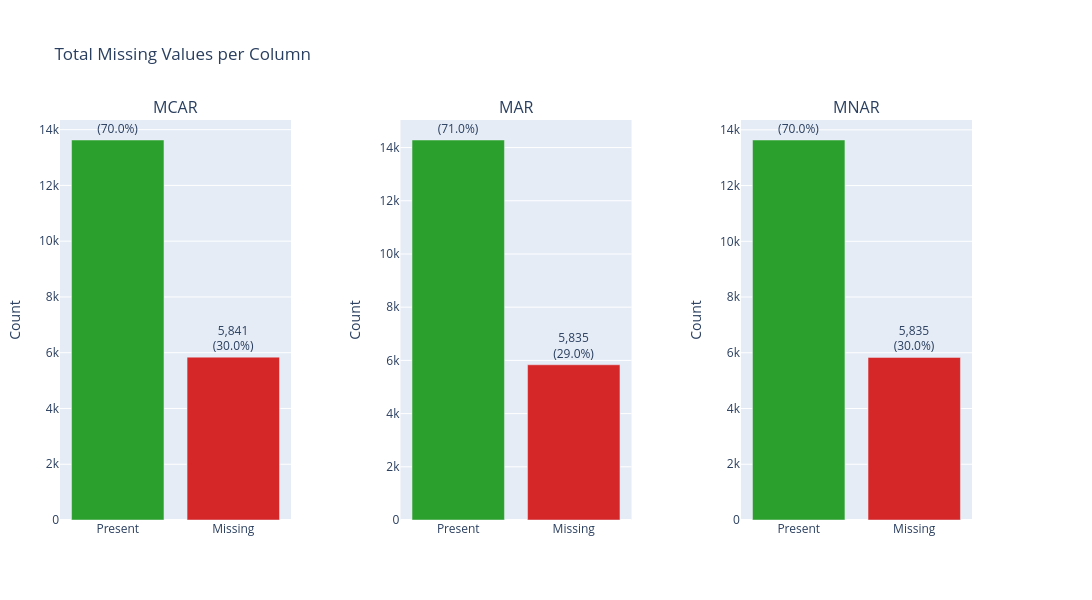

The notebook cell this image was saved under:
### Markdown cell above
## Exploratory Discovery

these first plots validate that each generator introduced missingness at the expected scale.

### Code cell
panel = Panel(
    plots=[
        md_mcar.totals(title="MCAR"),
        md_mar.totals(title="MAR"),
        md_mnar.totals(title="MNAR"),
    ],
    title="Total Missing Values per Column",
    width=1800,
    height=600,
)

panel.show()
panel.save(f'plots/multi/{panel._download_filename}.png')

### Figure 1 — Plotly figure (JSON) as saved in the notebook; plotly's stock layout.template omitted (floating-point values rounded to 4 significant figures)
{"data": [{"customdata": [70, 30], "hovertemplate": "<b>%{x}</b><br>Count: %{y:,}<br>Percent: %{customdata:.2f}%<extra></extra>", "marker": {"color": ["#2ca02c", "#d62728"]}, "showlegend": false, "text": ["13,629<br>(70.0%)", "5,841<br>(30.0%)"], "textposition": "outside", "type": "bar", "x": ["Present", "Missing"], "xaxis": "x", "y": [13629, 5841], "yaxis": "y"}, {"customdata": [71.0, 29.0], "hovertemplate": "<b>%{x}</b><br>Count: %{y:,}<br>Percent: %{customdata:.2f}%<extra></extra>", "marker": {"color": ["#2ca02c", "#d62728"]}, "showlegend": false, "text": ["14,284<br>(71.0%)", "5,835<br>(29.0%)"], "textposition": "outside", "type": "bar", "x": ["Present", "Missing"], "xaxis": "x2", "y": [14284, 5835], "yaxis": "y2"}, {"customdata": [70.03, 29.97], "hovertemplate": "<b>%{x}</b><br>Count: %{y:,}<br>Percent: %{customdata:.2f}%<extra></extra>", "marker": {"color": ["#2ca02c", "#d62728"]}, "showlegend": false, "text": ["13,635<br>(70.0%)", "5,835<br>(30.0%)"], "textposition": "outside", "type": "bar", "x": ["Present", "Missing"], "xaxis": "x3", "y": [13635, 5835], "yaxis": "y3"}], "layout": {"annotations": [{"font": {"size": 16}, "showarrow": false, "text": "MCAR", "x": 0.1267, "xanchor": "center", "xref": "paper", "y": 1, "yanchor": "bottom", "yref": "paper"}, {"font": {"size": 16}, "showarrow": false, "text": "MAR", "x": 0.5, "xanchor": "center", "xref": "paper", "y": 1, "yanchor": "bottom", "yref": "paper"}, {"font": {"size": 16}, "showarrow": false, "text": "MNAR", "x": 0.8733, "xanchor": "center", "xref": "paper", "y": 1, "yanchor": "bottom", "yref": "paper"}], "font": {}, "height": 600, "margin": {"b": 80, "l": 60, "r": 120, "t": 120}, "showlegend": false, "title": {"text": "Total Missing Values per Column"}, "width": 1800, "xaxis": {"anchor": "y", "domain": [0, 0.2533]}, "xaxis2": {"anchor": "y2", "domain": [0.3733, 0.6267]}, "xaxis3": {"anchor": "y3", "domain": [0.7467, 1]}, "yaxis": {"anchor": "x", "domain": [0, 1], "title": {"text": "Count"}}, "yaxis2": {"anchor": "x2", "domain": [0, 1], "title": {"text": "Count"}}, "yaxis3": {"anchor": "x3", "domain": [0, 1], "title": {"text": "Count"}}}}
